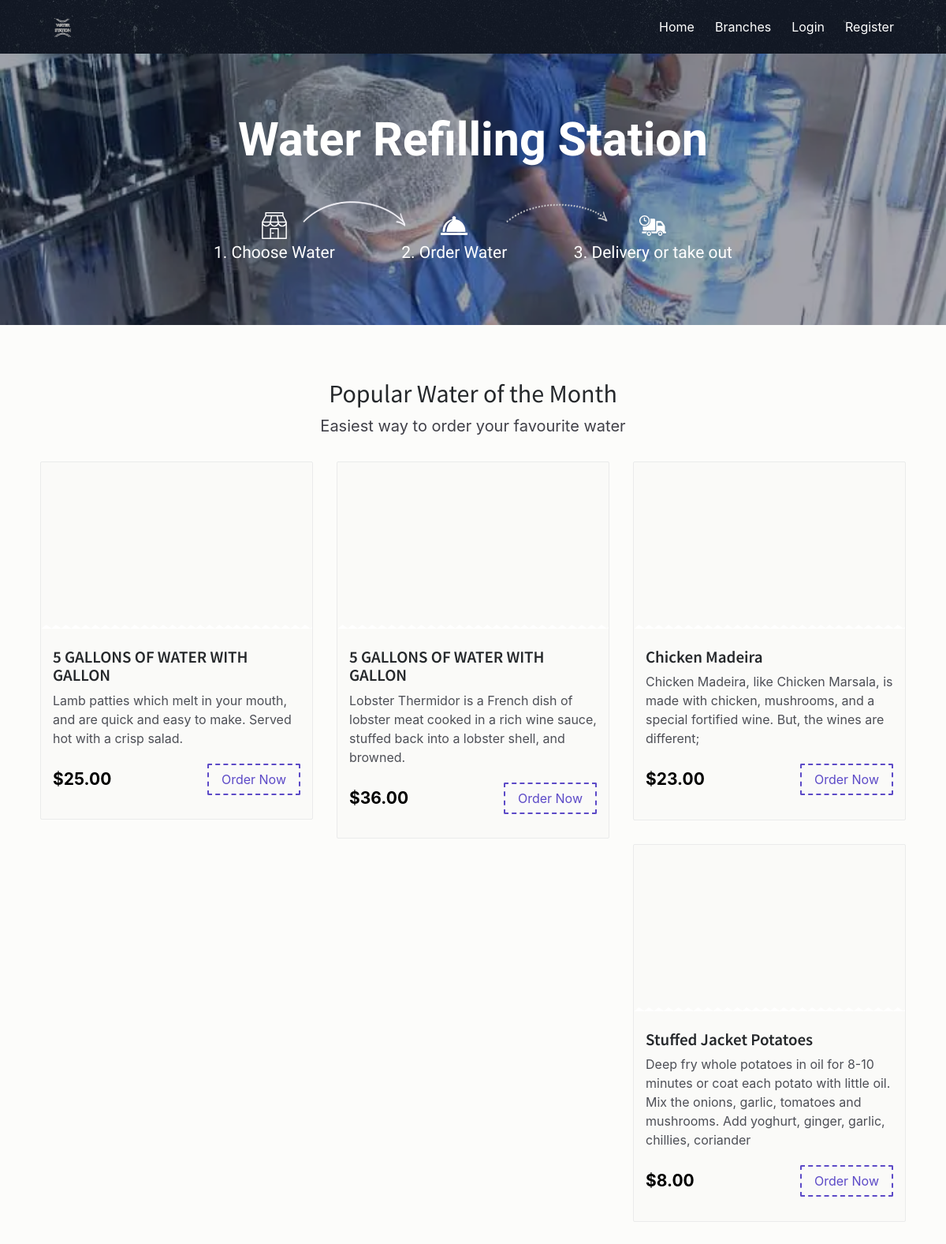
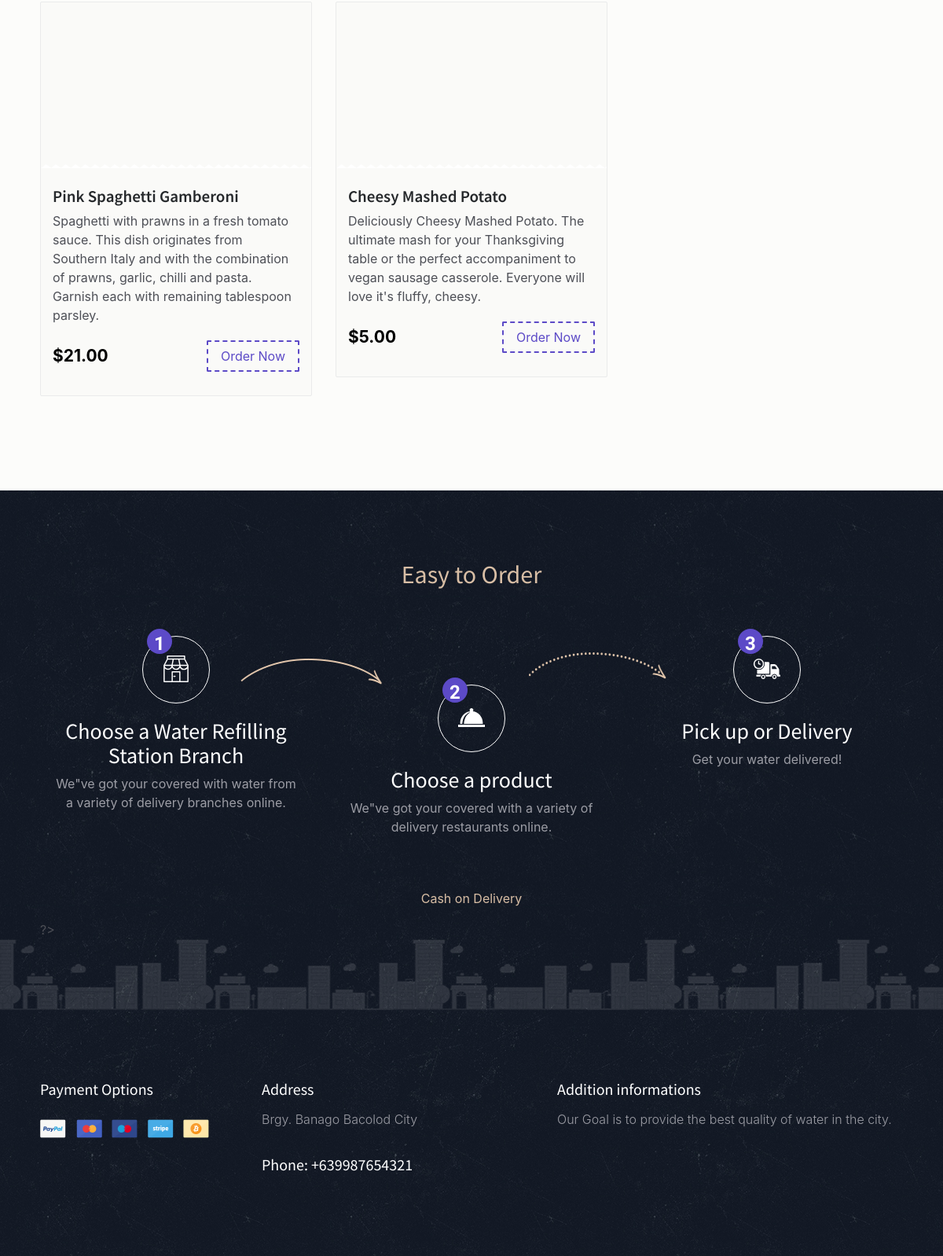
The page / on the database its author committed (2 pictures, top to bottom).
### tables this page shows
CREATE TABLE `dishes` (
  `d_id` int NOT NULL,
  `rs_id` int NOT NULL,
  `title` varchar(222) NOT NULL,
  `slogan` varchar(222) NOT NULL,
  `price` decimal(10,2) NOT NULL,
  `img` varchar(222) NOT NULL
);

### index.php (the view, shortened to what this page needs)
<!DOCTYPE html>
<html lang="en">
<?php
include("connection/connect.php");
?>
<head>
    <link href="css/bootstrap.min.css" rel="stylesheet">
    <link href="css/font-awesome.min.css" rel="stylesheet">
    <link href="css/animsition.min.css" rel="stylesheet">
    <link href="css/animate.css" rel="stylesheet">
    <link href="css/style.css" rel="stylesheet">
</head>
<body class="home">
    <header id="header" class="header-scroll top-header headrom">
        <nav class="navbar navbar-dark">
            <div class="container">
                <a class="navbar-brand" href="index.php"> <img class="img-rounded" src="images/logo.png" alt="" width="18%"> </a>
                <div class="collapse navbar-toggleable-md  float-lg-right" id="mainNavbarCollapse">
                    <ul class="nav navbar-nav">
                        <li class="nav-item"> <a class="nav-link active" href="index.php">Home <span class="sr-only">(current)</span></a> </li>
                        <li class="nav-item"> <a class="nav-link active" href="restaurants.php">Branches <span class="sr-only"></span></a> </li>
                        <?php
						if(empty($_SESSION["user_id"]))
							{
								echo '<li class="nav-item"><a href="login.php" class="nav-link active">Login</a> </li>
							  <li class="nav-item"><a href="registration.php" class="nav-link active">Register</a> </li>';
							}
						else
							{
									echo  '<li class="nav-item"><a href="your_orders.php" class="nav-link active">My Orders</a> </li>';
									echo  '<li class="nav-item"><a href="logout.php" class="nav-link active">Logout</a> </li>';
							}
						?>
                    </ul>
                </div>
            </div>
        </nav>
    </header>
    <section class="hero bg-image" data-image-src="images/img/wrs.webp">
        <div class="hero-inner">
            <div class="container text-center hero-text font-white">
                <h1>Water Refilling Station </h1>
                <div class="steps">
                    <div class="step-item step1">
                        <h4><span style="color:white;">1. </span>Choose Water</h4>
                    </div>
                    <div class="step-item step2">
                        <h4><span style="color:white;">2. </span>Order Water</h4>
                    </div>
                    <div class="step-item step3">
                        <h4><span style="color:white;">3. </span>Delivery or take out</h4>
                    </div>
                </div>
            </div>
        </div>
    </section>
    <section class="popular">
        <div class="container">
            <div class="title text-xs-center m-b-30">
                <h2>Popular Water of the Month</h2>
                <p class="lead">Easiest way to order your favourite water</p>
            </div>
            <div class="row">
                <?php
						$query_res= mysqli_query($db,"select * from dishes LIMIT 6");
                                while($r=mysqli_fetch_array($query_res))
                                {
                                    echo '  <div class="col-xs-12 col-sm-6 col-md-4 food-item">
                                            <div class="food-item-wrap">
                                                <div class="figure-wrap bg-image" data-image-src="admin/Res_img/dishes/'.$r['img'].'"></div>
                                                <div class="content">
                                                    <h5><a href="dishes.php?res_id='.$r['rs_id'].'">'.$r['title'].'</a></h5>
                                                    <div class="product-name">'.$r['slogan'].'</div>
                                                    <div class="price-btn-block"> <span class="price">$'.$r['price'].'</span> <a href="dishes.php?res_id='.$r['rs_id'].'" class="btn theme-btn-dash pull-right">Order Now</a> </div>
                                                </div>
                                            </div>
                                    </div>';
                                }
						?>
            </div>
        </div>
    </section>
    <section class="how-it-works">
        <div class="container">
            <div class="text-xs-center">
                <h2>Easy to Order</h2>
                <div class="row how-it-works-solution">
                    <div class="col-xs-12 col-sm-12 col-md-4 how-it-works-steps white-txt col1">
                        <div class="how-it-works-wrap">
                            <div class="step step-1">
                                <div class="icon" data-step="1">
                                </div>
                                <h3>Choose a Water Refilling Station Branch</h3>
                                <p>We"ve got your covered with water from a variety of delivery branches online.</p>
                            </div>
                        </div>
                    </div>
                    <div class="col-xs-12 col-sm-12 col-md-4 how-it-works-steps white-txt col2">
                        <div class="step step-2">
                            <div class="icon" data-step="2">
                            </div>
                            <h3>Choose a product</h3>
                            <p>We"ve got your covered with a variety of delivery restaurants online.</p>
                        </div>
                    </div>
                    <div class="col-xs-12 col-sm-12 col-md-4 how-it-works-steps white-txt col3">
                        <div class="step step-3">
                            <div class="icon" data-step="3">
                            </div>
                            <h3>Pick up or Delivery</h3>
                            <p>Get your water delivered! </p>
                        </div>
                    </div>
                </div>
            </div>
            <div class="row">
                <div class="col-sm-12 text-center">
                    <p class="pay-info">Cash on Delivery</p>
                </div>
            </div>
						?>
                </div>
    </section>
    <?php include "include/footer.php" ?>
</body>
</html>

### include/footer.php
<footer class="footer">
    <div class="container">
        <div class="bottom-footer">
            <div class="row">
                <div class="col-xs-12 col-sm-3 payment-options color-gray">
                    <h5>Payment Options</h5>
                    <ul>
                        <li>
                            <a href="#"> <img src="images/paypal.png" alt="Paypal"> </a>
                        </li>
                        <li>
                            <a href="#"> <img src="images/mastercard.png" alt="Mastercard"> </a>
                        </li>
                        <li>
                            <a href="#"> <img src="images/maestro.png" alt="Maestro"> </a>
                        </li>
                        <li>
                            <a href="#"> <img src="images/stripe.png" alt="Stripe"> </a>
                        </li>
                        <li>
                            <a href="#"> <img src="images/bitcoin.png" alt="Bitcoin"> </a>
                        </li>
                    </ul>
                </div>
                <div class="col-xs-12 col-sm-4 address color-gray">
                    <h5>Address</h5>
                    <p>Brgy. Banago Bacolod City</p>
                    <h5>Phone: +639987654321</a></h5>
                </div>
                <div class="col-xs-12 col-sm-5 additional-info color-gray">
                    <h5>Addition informations</h5>
                    <p>Our Goal is to provide the best quality of water in the city.</p>
                </div>
            </div>
        </div>
    </div>
</footer>

### rows shown on the page
dishes: title "5 GALLONS OF WATER WITH GALLON", slogan "Lamb patties which melt in your mouth, and are quick and easy to make. Served hot with a crisp salad.", price "25.00"
dishes: title "5 GALLONS OF WATER WITH GALLON", slogan "Lobster Thermidor is a French dish of lobster meat cooked in a rich wine sauce, stuffed back into a lobster shell, and browned.", price "36.00"
dishes: title "Chicken Madeira", slogan "Chicken Madeira, like Chicken Marsala, is made with chicken, mushrooms, and a special fortified wine. But, the wines are different;", price "23.00"
dishes: title "Stuffed Jacket Potatoes", slogan "Deep fry whole potatoes in oil for 8-10 minutes or coat each potato with little oil. Mix the onions, garlic, tomatoes and mushrooms. Add yoghurt, ginger, garlic, chillies, coriander", price "8.00"
dishes: title "Pink Spaghetti Gamberoni", slogan "Spaghetti with prawns in a fresh tomato sauce. This dish originates from Southern Italy and with the combination of prawns, garlic, chilli and pasta. Garnish each with remaining tablespoon parsley.", price "21.00"
dishes: title "Cheesy Mashed Potato", slogan "Deliciously Cheesy Mashed Potato. The ultimate mash for your Thanksgiving table or the perfect accompaniment to vegan sausage casserole. Everyone will love it's fluffy, cheesy.", price "5.00"
